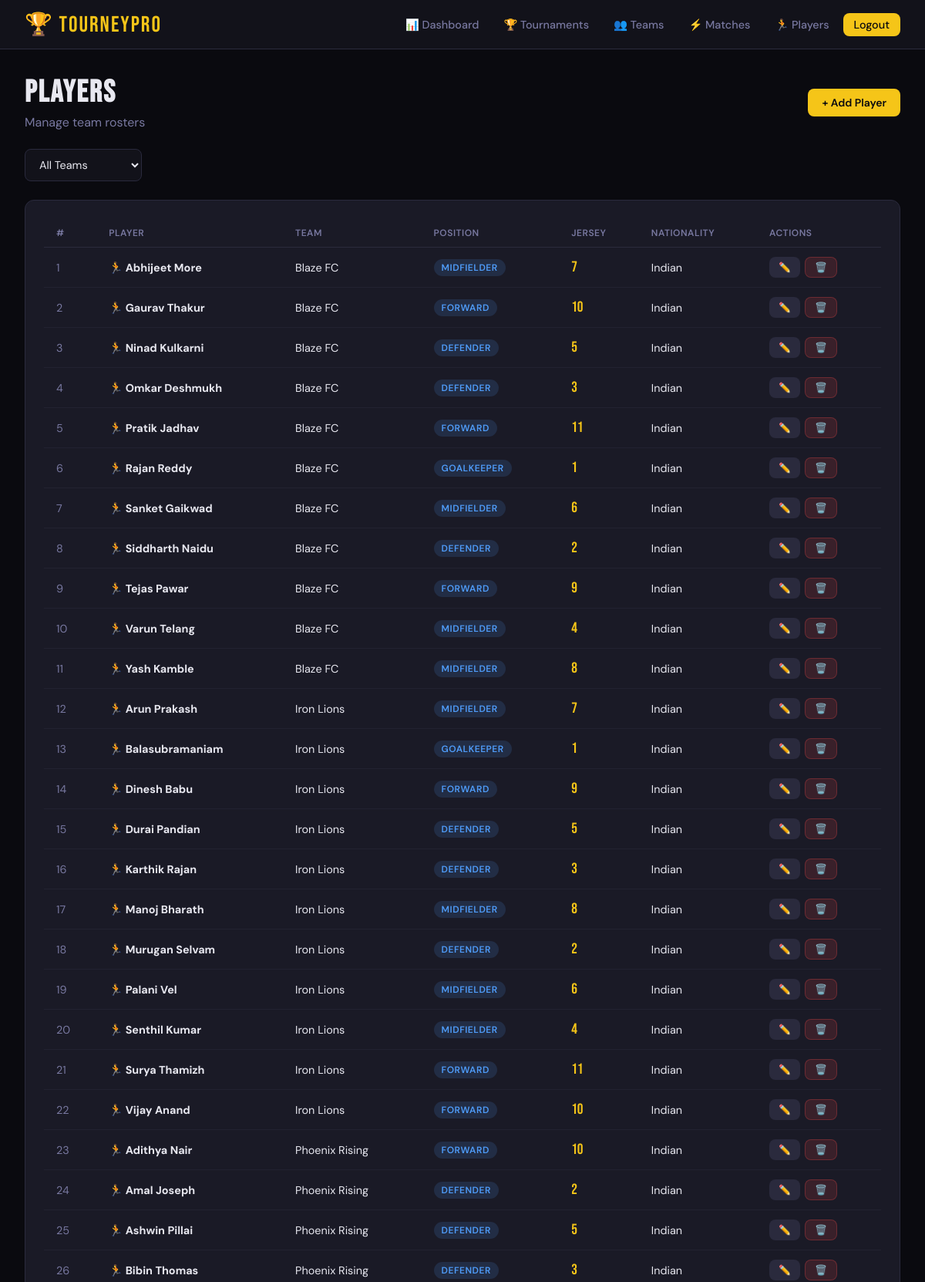
Page /admin/players.php (signed in, upper part) on the committed database.
### tables this page shows
CREATE TABLE IF NOT EXISTS players (
    id INT AUTO_INCREMENT PRIMARY KEY,
    team_id INT NOT NULL,
    full_name VARCHAR(150) NOT NULL,
    jersey_number INT,
    position VARCHAR(50),
    date_of_birth DATE,
    nationality VARCHAR(80),
    created_at TIMESTAMP DEFAULT CURRENT_TIMESTAMP,
    FOREIGN KEY (team_id) REFERENCES teams(id) ON DELETE CASCADE
);

CREATE TABLE IF NOT EXISTS teams (
    id INT AUTO_INCREMENT PRIMARY KEY,
    name VARCHAR(150) NOT NULL,
    coach VARCHAR(100),
    contact_email VARCHAR(150),
    contact_phone VARCHAR(20),
    city VARCHAR(100),
    logo_url VARCHAR(255),
    created_at TIMESTAMP DEFAULT CURRENT_TIMESTAMP
);

### admin/players.php (the view, shortened to what this page needs)
<?php
require_once '../includes/config.php';
$filter_team = isset($_GET['team']) ? (int)$_GET['team'] : 0;
$where = $filter_team ? "WHERE p.team_id=$filter_team" : "";
$players = $conn->query("SELECT p.*, t.name as team_name FROM players p JOIN teams t ON p.team_id=t.id $where ORDER BY t.name, p.full_name");
?>
<?php include '../includes/header.php'; ?>
<div class="container">
    <div style="display:flex;align-items:center;justify-content:space-between;margin-bottom:1.5rem;flex-wrap:wrap;gap:1rem;">
        <div>
            <h1 class="page-title">PLAYERS</h1>
            <p class="page-subtitle">Manage team rosters</p>
        </div>
        <a href="?action=add" class="btn btn-primary">+ Add Player</a>
    </div>
    <form method="GET" style="display:flex;gap:1rem;margin-bottom:1.5rem;flex-wrap:wrap;">
        <select name="team" class="form-control" style="width:auto;" onchange="this.form.submit()">
            <option value="">All Teams</option>
        </select>
    </form>
    <div class="card">
        <div class="table-wrap">
        <table>
            <thead><tr><th>#</th><th>Player</th><th>Team</th><th>Position</th><th>Jersey</th><th>Nationality</th><th>Actions</th></tr></thead>
            <tbody>
            <?php $i=1; if($players->num_rows === 0): ?>
                <tr><td colspan="7" style="text-align:center;padding:3rem;color:var(--muted);">No players found.</td></tr>
            <?php else: while($p=$players->fetch_assoc()): ?>
                <tr>
                    <td style="color:var(--muted)"><?=$i++?></td>
                    <td><strong>🏃 <?=htmlspecialchars($p['full_name'])?></strong></td>
                    <td><?=htmlspecialchars($p['team_name'])?></td>
                    <td><span class="badge badge-blue"><?=htmlspecialchars($p['position']??'—')?></span></td>
                    <td style="font-family:'Bebas Neue',sans-serif;font-size:1.2rem;color:var(--accent)"><?=$p['jersey_number']?:'—'?></td>
                    <td><?=htmlspecialchars($p['nationality']??'—')?></td>
                    <td>
                        <div style="display:flex;gap:6px;">
                            <a href="?edit=<?=$p['id']?>" class="btn btn-secondary btn-sm">✏️</a>
                            <form method="POST" style="margin:0;" onsubmit="return confirm('Remove player?')">
                                <button class="btn btn-danger btn-sm">🗑️</button>
                            </form>
                        </div>
                    </td>
                </tr>
            <?php endwhile; endif; ?>
            </tbody>
        </table>
        </div>
    </div>
</div>
<?php include '../includes/footer.php'; ?>

### includes/header.php (style rules this page uses)
*, *::before, *::after { box-sizing: border-box; margin: 0; padding: 0; }
:root { --black: #0a0a0f; --dark: #12121a; --card: #1a1a26; --border: #2a2a3d; --accent: #f5c518; --accent2: #e8773a; --green: #29c96e; --red: #e84545; --blue: #4f9cf9; --text: #e8e8f0; --muted: #7878a0; --radius: 12px; }
body { font-family: 'DM Sans', sans-serif; background: var(--black); color: var(--text); min-height: 100vh; }
.container { max-width: 1280px; margin: 0 auto; padding: 2rem; }
.page-title { font-family: 'Bebas Neue', sans-serif; font-size: 2.5rem; letter-spacing: 2px; color: var(--text); }
.page-subtitle { color: var(--muted); margin-top: 4px; }
.card { background: var(--card); border: 1px solid var(--border); border-radius: var(--radius); padding: 1.5rem; }
.badge { display: inline-flex; align-items: center; gap: 4px; padding: 3px 10px; border-radius: 20px; font-size: 0.75rem; font-weight: 600; text-transform: uppercase; letter-spacing: 0.5px; }
.badge-blue { background: rgba(79,156,249,0.15); color: var(--blue); }
.btn { display: inline-flex; align-items: center; gap: 6px; padding: 9px 18px; border-radius: 8px; font-size: 0.875rem; font-weight: 600; cursor: pointer; text-decoration: none; border: none; transition: all 0.2s; }
.btn-primary { background: var(--accent); color: var(--black); }
.btn-secondary { background: var(--border); color: var(--text); }
.btn-danger { background: rgba(232,69,69,0.15); color: var(--red); border: 1px solid rgba(232,69,69,0.3); }
.btn-sm { padding: 5px 12px; font-size: 0.8rem; }
.form-control { width: 100%; background: var(--dark); border: 1px solid var(--border); border-radius: 8px; padding: 10px 14px; color: var(--text); font-size: 0.9rem; font-family: inherit; transition: border-color 0.2s; outline: none; }
.form-control option { background: var(--dark); }
.table-wrap { overflow-x: auto; }
table { width: 100%; border-collapse: collapse; font-size: 0.9rem; }
th { padding: 10px 16px; text-align: left; font-size: 0.75rem; font-weight: 600; text-transform: uppercase; letter-spacing: 0.5px; color: var(--muted); border-bottom: 1px solid var(--border); }
td { padding: 12px 16px; border-bottom: 1px solid rgba(42,42,61,0.5); }

### rows in the picture
players: full_name "Abhijeet More", team.name "Blaze FC", position "MIDFIELDER", jersey_number "7", nationality "Indian"
players: full_name "Gaurav Thakur", team.name "Blaze FC", position "FORWARD", jersey_number "10", nationality "Indian"
players: full_name "Ninad Kulkarni", team.name "Blaze FC", position "DEFENDER", jersey_number "5", nationality "Indian"
players: full_name "Omkar Deshmukh", team.name "Blaze FC", position "DEFENDER", jersey_number "3", nationality "Indian"
players: full_name "Pratik Jadhav", team.name "Blaze FC", position "FORWARD", jersey_number "11", nationality "Indian"
players: full_name "Rajan Reddy", team.name "Blaze FC", position "GOALKEEPER", jersey_number "1", nationality "Indian"
players: full_name "Sanket Gaikwad", team.name "Blaze FC", position "MIDFIELDER", jersey_number "6", nationality "Indian"
players: full_name "Siddharth Naidu", team.name "Blaze FC", position "DEFENDER", jersey_number "2", nationality "Indian"
players: full_name "Tejas Pawar", team.name "Blaze FC", position "FORWARD", jersey_number "9", nationality "Indian"
players: full_name "Varun Telang", team.name "Blaze FC", position "MIDFIELDER", jersey_number "4", nationality "Indian"
players: full_name "Yash Kamble", team.name "Blaze FC", position "MIDFIELDER", jersey_number "8", nationality "Indian"
players: full_name "Arun Prakash", team.name "Iron Lions", position "MIDFIELDER", jersey_number "7", nationality "Indian"
players: full_name "Balasubramaniam", team.name "Iron Lions", position "GOALKEEPER", jersey_number "1", nationality "Indian"
players: full_name "Dinesh Babu", team.name "Iron Lions", position "FORWARD", jersey_number "9", nationality "Indian"
players: full_name "Durai Pandian", team.name "Iron Lions", position "DEFENDER", jersey_number "5", nationality "Indian"
players: full_name "Karthik Rajan", team.name "Iron Lions", position "DEFENDER", jersey_number "3", nationality "Indian"
players: full_name "Manoj Bharath", team.name "Iron Lions", position "MIDFIELDER", jersey_number "8", nationality "Indian"
players: full_name "Murugan Selvam", team.name "Iron Lions", position "DEFENDER", jersey_number "2", nationality "Indian"
players: full_name "Palani Vel", team.name "Iron Lions", position "MIDFIELDER", jersey_number "6", nationality "Indian"
players: full_name "Senthil Kumar", team.name "Iron Lions", position "MIDFIELDER", jersey_number "4", nationality "Indian"
players: full_name "Surya Thamizh", team.name "Iron Lions", position "FORWARD", jersey_number "11", nationality "Indian"
players: full_name "Vijay Anand", team.name "Iron Lions", position "FORWARD", jersey_number "10", nationality "Indian"
players: full_name "Adithya Nair", team.name "Phoenix Rising", position "FORWARD", jersey_number "10", nationality "Indian"
players: full_name "Amal Joseph", team.name "Phoenix Rising", position "DEFENDER", jersey_number "2", nationality "Indian"
players: full_name "Ashwin Pillai", team.name "Phoenix Rising", position "DEFENDER", jersey_number "5", nationality "Indian"
players: full_name "Bibin Thomas", team.name "Phoenix Rising", position "DEFENDER", jersey_number "3", nationality "Indian"
